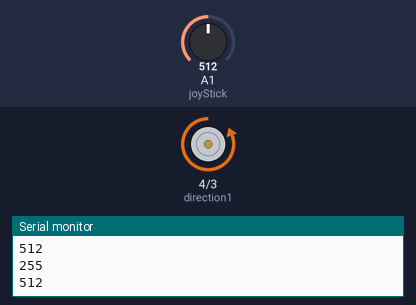
Bench run of a sketch on a simulated Arduino Uno, built with avr-gcc and run on an emulated ATmega328P. Shown: motor-driver pin pairs drawn as motors (green arrow = first pin HIGH = forward, orange = second pin HIGH = backward, longer = more drive, scaled by the enable pin), the last lines printed to the serial monitor. The test bench sets the inputs (shaded band); at power-on: A1 (joyStick) = 512.

Above: at 1.2 s.
1.3 s: A1 (joyStick) set to 489
At 1.9 s:
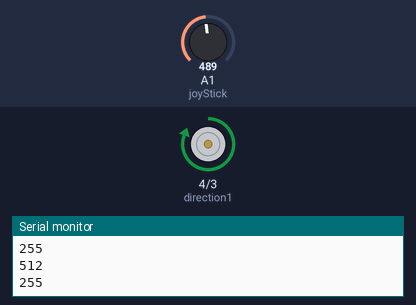
2.8 s: A1 (joyStick) set to 510
At 4.0 s:
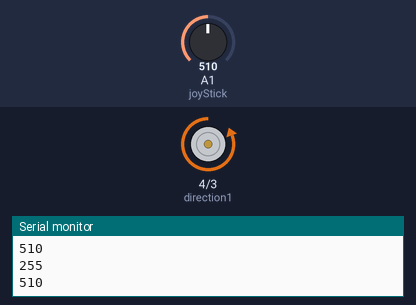
4.3 s: A1 (joyStick) set to 493
At 5.3 s:
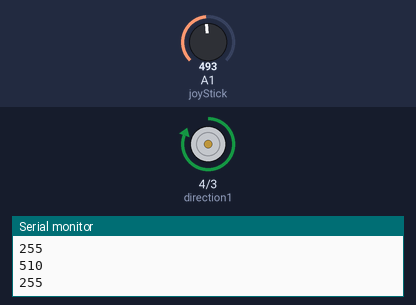
Timing chart, 0 to 7.3 s (numbered marks = the images above; inputs shaded):
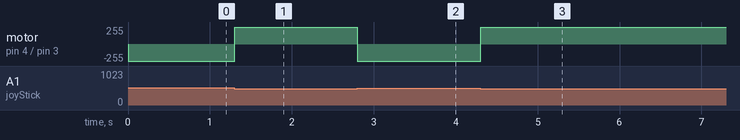

Measured:
- the behaviour switches between 500 and 499 on A1 (joyStick) (found by bisection; images 0 and 1)
- after the input at 1.3 s, motor on pin 4 (direction1) / pin 3 (direction2): backward 255/255 → forward 255/255 at once
- after the input at 2.8 s, motor on pin 4 (direction1) / pin 3 (direction2): forward 255/255 → backward 255/255 at once
- after the input at 4.3 s, motor on pin 4 (direction1) / pin 3 (direction2): backward 255/255 → forward 255/255 at once

The sketch:

v39-dcmotor_fan_joystick.ino
```cpp
int speedPin = 5;
int direction1 = 4;
int direction2 = 3;
int motorSpeed = 255; // Between 0 and 255
int joyStick = A1;
int joyStickValue;


void setup() {
  pinMode(speedPin, OUTPUT);
  pinMode(direction1, OUTPUT);
  pinMode(direction2, OUTPUT);
  pinMode(joyStick, INPUT);
  Serial.begin(9600);

}

void loop() {

  joyStickValue = analogRead(joyStick);
  if (joyStickValue < 500) {
    digitalWrite(direction1, HIGH);
    digitalWrite(direction2, LOW);
    motorSpeed = (-255/501)*joyStickValue+255;
    analogWrite(speedPin, motorSpeed);
  }
  if (joyStickValue > 503) {
    digitalWrite(direction1, LOW);
    digitalWrite(direction2, HIGH);
        Serial.println(joyStickValue);

    motorSpeed = (255/501)*joyStickValue+255;
        Serial.println(motorSpeed);

    analogWrite(speedPin, motorSpeed);
  }
}
```
